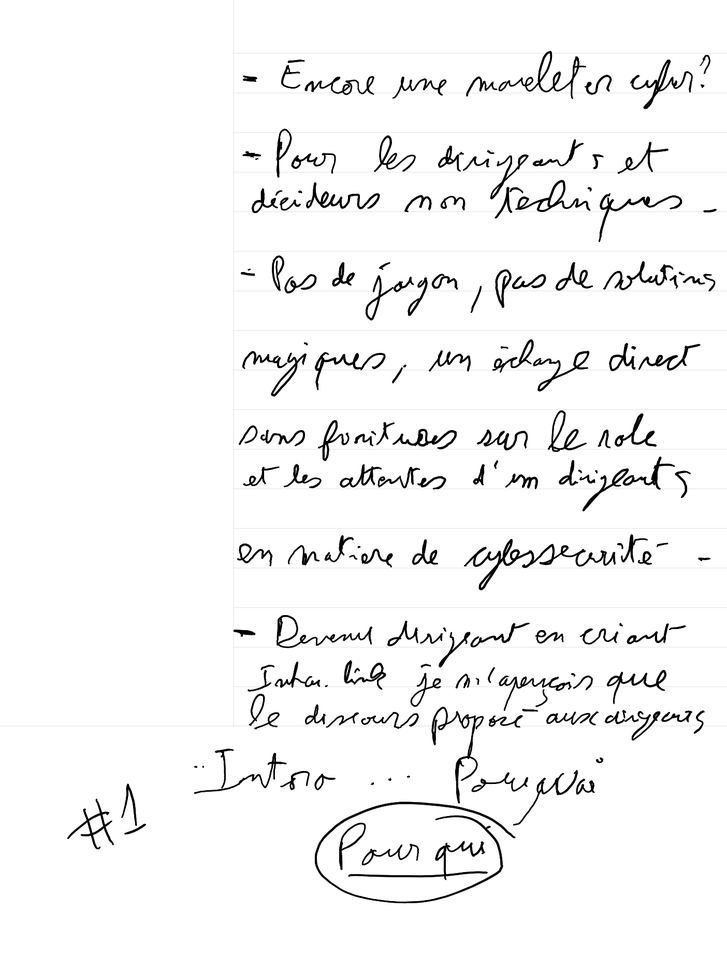
#> input picture exemples/handwritten/Newsletter - page 1.png, 727 x 970 px, shrunk from 1404 x 1872 before the run, found by its file name
$ python handwriting_detector.py
#> lines starting #> are read from the running program, lines starting #| are printed output that depends on the picture; after the words box and inside, x2 and y2 are one past the last pixel; in counts of white or black regions, pixels touching at a corner belong together
"""
Handwriting Detection Module

Detects whether an image/page contains handwritten text to route to appropriate OCR engine.
Uses multiple heuristics and optional confidence scores from DeepSeek OCR.
"""

import logging
from pathlib import Path
from typing import Dict, Optional

import cv2
import numpy as np
from PIL import Image

logger = logging.getLogger(__name__)


class HandwritingDetector:
    """
    Detect handwritten vs printed text using multiple strategies.

    Strategies:
    1. DeepSeek OCR confidence scores (if available)
    2. Edge density analysis (handwriting has irregular edges)
    3. Stroke width variance (handwriting varies more)
    4. Text line straightness (printed text is straighter)
    5. Optional: lightweight CNN classifier
    """

    def __init__(self, confidence_threshold: float = 0.85):
        """
        Initialize detector.

        Args:
            confidence_threshold: If DeepSeek confidence < this, likely handwritten
        """
        self.confidence_threshold = confidence_threshold

    def detect(
        self,
        image_path: Path,
        deepseek_confidence: Optional[float] = None,
        deepseek_text: Optional[str] = None,
    ) -> Dict:
        """
        Detect if image contains handwritten text.

        Args:
            image_path: Path to image file
            deepseek_confidence: Optional confidence score from DeepSeek OCR
            deepseek_text: Optional extracted text from DeepSeek OCR

        Returns:
            Dict with:
            - is_handwritten: bool
            - confidence: float (0-1)
            - reasons: list of detection reasons
            - recommendation: str (local/groq)
        """
        reasons = []
        scores = []

        # Strategy 1: DeepSeek confidence score (HIGHEST WEIGHT)
        # If DeepSeek was run, trust its confidence score heavily
        if deepseek_confidence is not None:
            if deepseek_confidence < self.confidence_threshold:
                reasons.append(f"DeepSeek confidence low ({deepseek_confidence:.2f})")
                # Low confidence = likely handwritten
                deepseek_score = 1.0 - deepseek_confidence
            else:
                reasons.append(f"DeepSeek confidence high ({deepseek_confidence:.2f})")
                # High confidence = likely printed
                deepseek_score = 0.0

            # Give DeepSeek score 3x weight (most reliable indicator)
            scores.extend([deepseek_score] * 3)

        # Strategy 2: Text quality analysis
        if deepseek_text is not None:
            text_score = self._analyze_text_quality(deepseek_text)
            if text_score > 0.5:
                reasons.append(f"Low text quality (score: {text_score:.2f})")
            scores.append(text_score)

        # Strategy 3: Image analysis
        img = Image.open(image_path)
#> img is the input picture: PIL image 727x970 RGB; min 0, max 255, mean 245.2
        img_array = np.array(img.convert("L"))  # Grayscale

        # Edge density
        edge_score = self._calculate_edge_density(img_array)
        if edge_score > 0.6:
            reasons.append(f"High edge irregularity ({edge_score:.2f})")
        scores.append(edge_score)

        # Stroke width variance
        stroke_score = self._calculate_stroke_variance(img_array)
        if stroke_score > 0.6:
            reasons.append(f"High stroke variance ({stroke_score:.2f})")
        scores.append(stroke_score)

        # Line straightness (if text detected)
        if len(img_array) > 0:
            line_score = self._calculate_line_straightness(img_array)
            if line_score > 0.5:
                reasons.append(f"Irregular text lines ({line_score:.2f})")
            scores.append(line_score)

        # Aggregate scores
        final_score = np.mean(scores) if scores else 0.5
        is_handwritten = final_score > 0.5

        result = {
            "is_handwritten": is_handwritten,
            "confidence": final_score,
            "reasons": reasons,
            "recommendation": "groq" if is_handwritten else "local",
            "scores": {
                "deepseek_confidence": deepseek_confidence,
                "text_quality": text_score if deepseek_text else None,
                "edge_density": edge_score,
                "stroke_variance": stroke_score,
                "line_straightness": line_score if len(img_array) > 0 else None,
            },
        }

        logger.info(
            f"Handwriting detection: {is_handwritten} "
            f"(confidence: {final_score:.2f}, reasons: {len(reasons)})"
        )

        return result

    # [56 lines left out: functions _analyze_text_quality, _detect_gibberish, not called in this run]

    def _calculate_edge_density(self, img_array: np.ndarray) -> float:
        """
        Calculate edge density and irregularity.

        Handwriting has more irregular edges than printed text.

        Returns:
            Score 0-1 (higher = more handwritten-like)
        """
        try:
            # Detect edges using Canny
            edges = cv2.Canny(img_array, 50, 150)
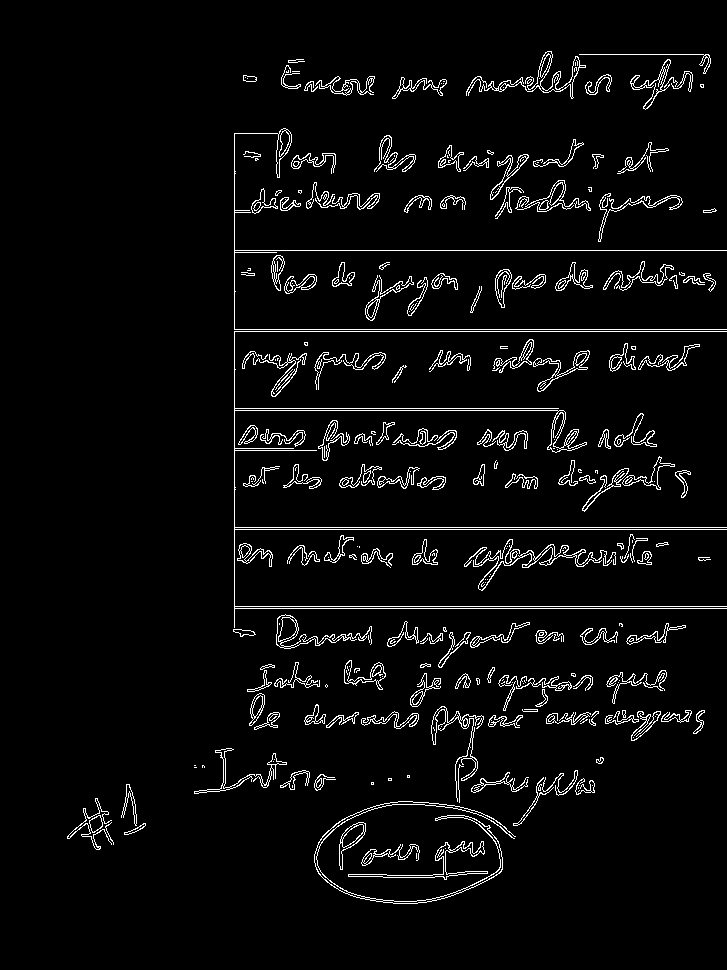
#> edges: shape (970, 727); 4.2% white in thin lines or dots, all inside (x1, y1, x2, y2) = (67, 51, 727, 904)

            # Calculate edge pixel ratio
            edge_ratio = np.sum(edges > 0) / edges.size
#> edge_ratio = 0.0421

            # Calculate edge irregularity (standard deviation of edge runs)
            edge_runs = []
            for row in edges:
                run_length = 0
                for pixel in row:
                    if pixel > 0:
                        run_length += 1
                    elif run_length > 0:
                        edge_runs.append(run_length)
                        run_length = 0
#> after the loop, edge_runs = 15986 values, max 325 at index 6638, min 1 at index 2, mean 1.64

            if edge_runs:
                irregularity = np.std(edge_runs) / (np.mean(edge_runs) + 1e-6)
#> irregularity = 2.49
            else:
                irregularity = 0

            # Combine metrics (normalize to 0-1)
            score = min((edge_ratio * 10 + irregularity) / 2, 1.0)
#> score = 1
            return score

        except Exception as e:
            logger.warning(f"Edge density calculation failed: {e}")
            return 0.5

    def _calculate_stroke_variance(self, img_array: np.ndarray) -> float:
        """
        Calculate stroke width variance.

        Handwriting has more variable stroke widths.

        Returns:
            Score 0-1 (higher = more variance = more handwritten-like)
        """
        try:
            # Simple approach: calculate variance in local pixel intensity
            # Apply Gaussian blur to get stroke regions
            blurred = cv2.GaussianBlur(img_array, (5, 5), 0)
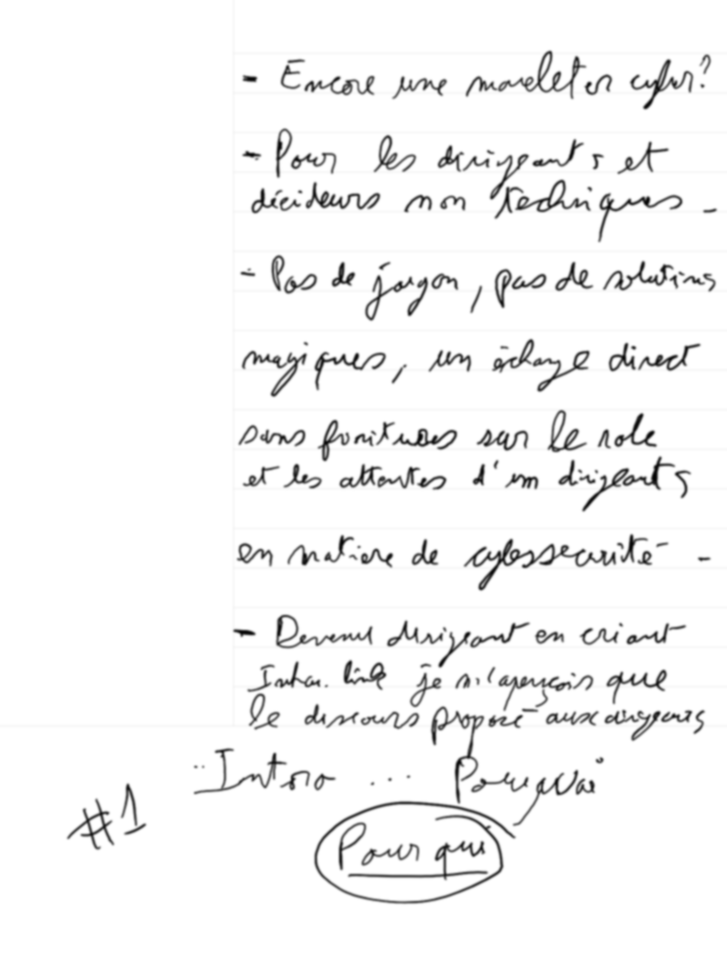
#> blurred: shape (970, 727); min 2, max 255, mean 245.2

            # Calculate local variance using sliding window
            kernel_size = 10
            variances = []

            for i in range(0, img_array.shape[0] - kernel_size, kernel_size):
                for j in range(0, img_array.shape[1] - kernel_size, kernel_size):
                    window = blurred[i : i + kernel_size, j : j + kernel_size]
                    if np.mean(window) < 200:  # Text region (darker)
                        variances.append(np.var(window))
#> after the loop, variances = 545 values, max 9294 at index 326, min 2021.5 at index 4, mean 4470.3

            if variances:
                overall_variance = np.var(variances)
#> overall_variance = 1359773.1
                # Normalize (handwriting typically has variance > 500)
                score = min(overall_variance / 1000, 1.0)
#> score = 1
                return score

            return 0.5

        except Exception as e:
            logger.warning(f"Stroke variance calculation failed: {e}")
            return 0.5

    def _calculate_line_straightness(self, img_array: np.ndarray) -> float:
        """
        Calculate text line straightness.

        Printed text has straighter baselines than handwriting.

        Returns:
            Score 0-1 (higher = more curved/irregular = more handwritten-like)
        """
        try:
            # Find horizontal projection profile
            projection = np.sum(img_array < 128, axis=1)  # Dark pixels per row
#> projection = 970 values, max 150 at index 478, min 0 at index 0, mean 27.08

            # Find peaks (text lines)
            from scipy import signal

            peaks, _ = signal.find_peaks(projection, distance=20, prominence=50)
#> peaks = [85, 161, 201, 281, 360, 442, 478, 558, 638, 684, 720, 782, 875]

            if len(peaks) < 2:
                return 0.5  # Insufficient data

            # Calculate standard deviation of peak positions
            # Handwriting has more variation
            peak_variance = np.std(np.diff(peaks))
#> peak_variance = 19.86

            # Normalize (typical variation: printed ~2-5, handwritten ~10-30)
            score = min(peak_variance / 30, 1.0)
#> score = 0.662
            return score

        except Exception as e:
            logger.warning(f"Line straightness calculation failed: {e}")
            return 0.5


# [26 lines left out: function detect_handwriting_smart, not called in this run]


# Example usage
if __name__ == "__main__":
    logging.basicConfig(level=logging.INFO)

    # Test on handwritten image
    test_image = Path("exemples/handwritten/Newsletter - page 1.png")

    if test_image.exists():
        detector = HandwritingDetector()
        result = detector.detect(test_image)
#> in detect, `final_score = np.mean(scores) if scores else 0.5`: final_score = 0.887
#> in detect, `is_handwritten = final_score > 0.5`: is_handwritten = True
#> result = 5 items

        print("\nHandwriting Detection Result:")
        print(f"Is Handwritten: {result['is_handwritten']}")
#| Is Handwritten: True
        print(f"Confidence: {result['confidence']:.2f}")
#| Confidence: 0.89
        print(f"Recommendation: Use {result['recommendation']} OCR")
#| Recommendation: Use groq OCR
        print("\nReasons:")
        for reason in result["reasons"]:
            print(f"  - {reason}")
#> this loop made 3 passes
#> reason on passes 1 to 3: 'High edge irregularity (1.00)', 'High stroke variance (1.00)', 'Irregular text lines (0.66)'
#|   - High edge irregularity (1.00)
#|   - High stroke variance (1.00)
#|   - Irregular text lines (0.66)
        print("\nDetailed Scores:")
        for key, value in result["scores"].items():
            if value is not None:
                print(f"  {key}: {value:.2f}")
#> this loop made 5 passes
#> (key, value) on passes 1 to 5: ('deepseek_confidence', None), ('text_quality', None), ('edge_density', 1), ('stroke_variance', 1), ('line_straightness', 0.662)
#|   edge_density: 1.00
#|   stroke_variance: 1.00
#|   line_straightness: 0.66

$ run again, with exemples/handwritten/Newsletter - page 2.png copied over exemples/handwritten/Newsletter - page 1.png
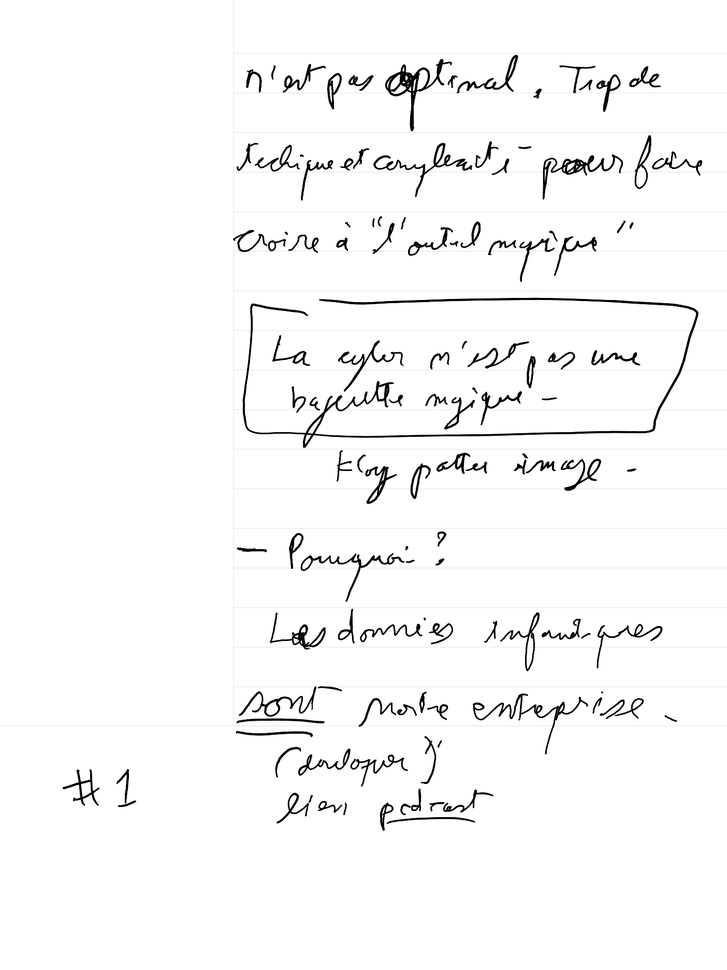
#> input picture exemples/handwritten/Newsletter - page 2.png, 727 x 970 px, shrunk from 1404 x 1872 before the run, found by its file name
#> in detect, img is the input picture: PIL image 727x970 RGB; min 0, max 255, mean 247.8
#> in _calculate_edge_density, `edges = cv2.Canny(img_array, 50, 150)`:
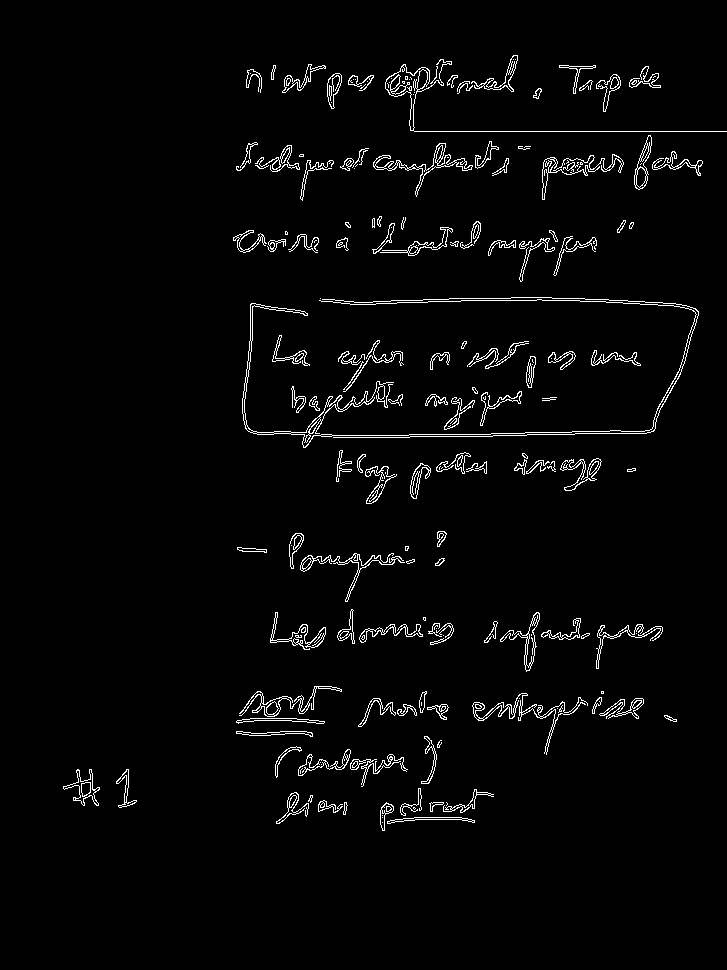
#> edges: shape (970, 727); 2.7% white in thin lines or dots, all inside (x1, y1, x2, y2) = (63, 55, 727, 831)
#> edge_ratio = 0.0265
#> after the loop in _calculate_edge_density, `for row in edges:`: edge_runs = 10989 values, max 83 at index 6026, min 1 at index 2, mean 1.68
#> irregularity = 1.66
#> in _calculate_edge_density, `score = min((edge_ratio * 10 + irregularity) / 2, 1.0)`: score = 0.965
#> after the loop in _calculate_stroke_variance, `for i in range(0, img_array.shape[0] - kernel_size, kernel_size):`: variances = 356 values, max 8512.3 at index 256, min 1937.5 at index 85, mean 4293.9
#> overall_variance = 1283089.6
#> in _calculate_stroke_variance, `score = min(overall_variance / 1000, 1.0)`: score = 1
#> projection = 970 values, max 166 at index 299, min 0 at index 0, mean 19.57
#> peaks = [84, 166, 245, 299, 359, 399, 435, 469, 560, 635, 708, 733, 806]
#> peak_variance = 20.98
#> in _calculate_line_straightness, `score = min(peak_variance / 30, 1.0)`: score = 0.699
#> final_score = 0.888
#> is_handwritten = True
#> result = 5 items
#| Is Handwritten: True
#| Confidence: 0.89
#| Recommendation: Use groq OCR
#> the loop `for reason in result["reasons"]:` made 3 passes
#> reason on passes 1 to 3: 'High edge irregularity (0.96)', 'High stroke variance (1.00)', 'Irregular text lines (0.70)'
#> (printed output is left out)
#> the loop `for key, value in result["scores"].items():` made 5 passes
#> (key, value) on passes 1 to 5: ('deepseek_confidence', None), ('text_quality', None), ('edge_density', 0.965), ('stroke_variance', 1), ('line_straightness', 0.699)
#> (printed output is left out)

$ run again, with exemples/handwritten/Newsletter - page 3.png copied over exemples/handwritten/Newsletter - page 1.png
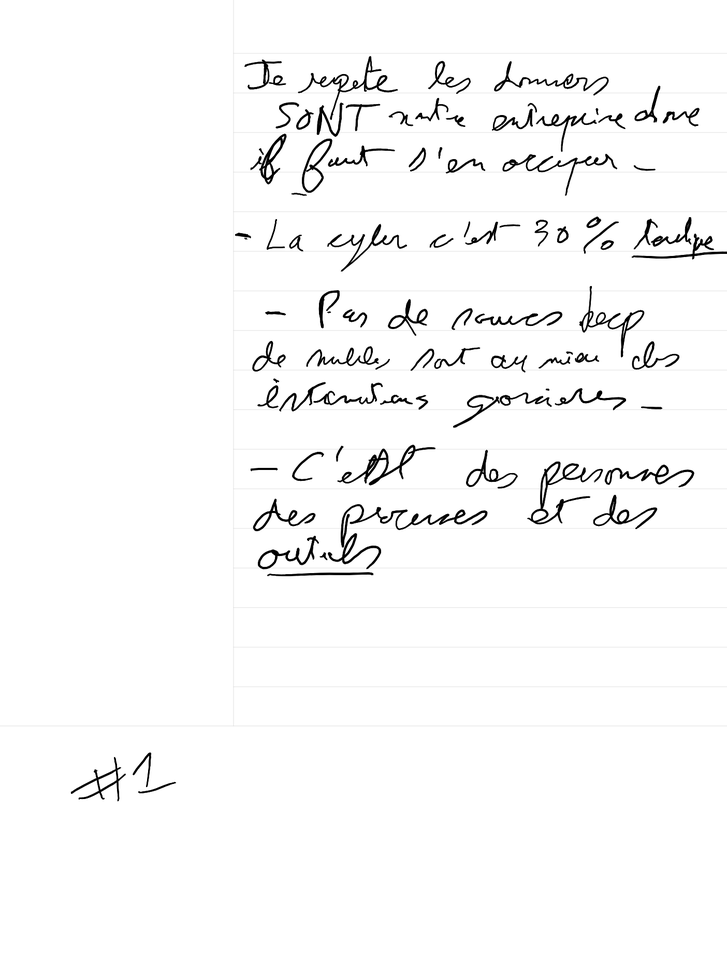
#> input picture exemples/handwritten/Newsletter - page 3.png, 727 x 970 px, shrunk from 1404 x 1872 before the run, found by its file name
#> in detect, img is the input picture: PIL image 727x970 RGB; min 0, max 255, mean 248.5
#> in _calculate_edge_density, `edges = cv2.Canny(img_array, 50, 150)`:
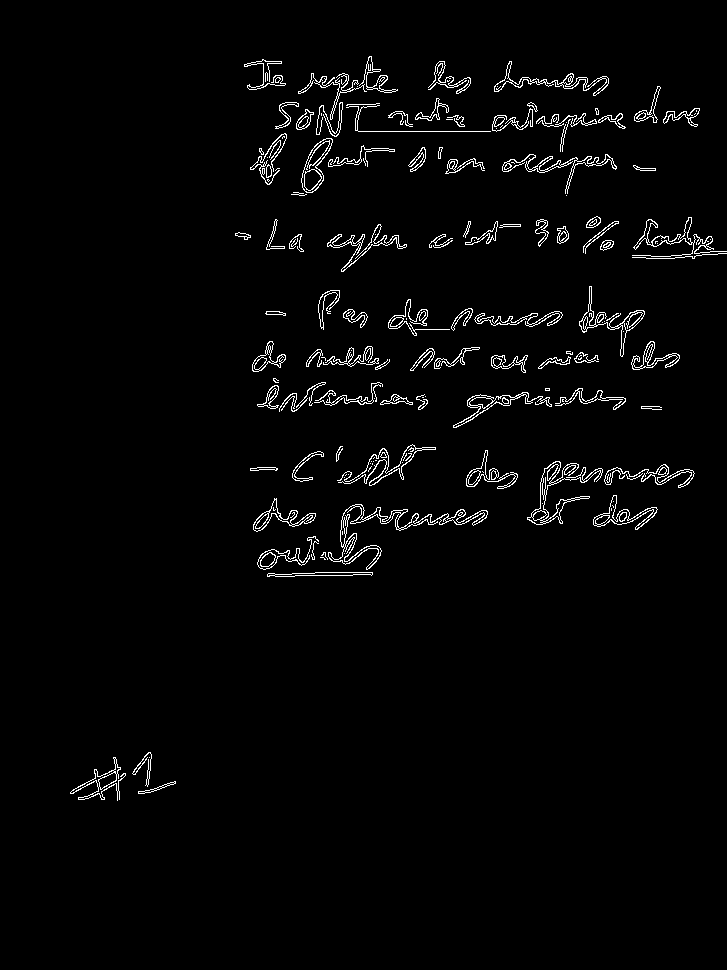
#> edges: shape (970, 727); 2.3% white in thin lines or dots, all inside (x1, y1, x2, y2) = (70, 56, 727, 801)
#> edge_ratio = 0.0233
#> after the loop in _calculate_edge_density, `for row in edges:`: edge_runs = 9492 values, max 133 at index 1925, min 1 at index 2, mean 1.73
#> irregularity = 1.26
#> in _calculate_edge_density, `score = min((edge_ratio * 10 + irregularity) / 2, 1.0)`: score = 0.747
#> after the loop in _calculate_stroke_variance, `for i in range(0, img_array.shape[0] - kernel_size, kernel_size):`: variances = 347 values, max 8963.8 at index 110, min 2234.6 at index 120, mean 4432.9
#> overall_variance = 1242482.3
#> in _calculate_stroke_variance, `score = min(overall_variance / 1000, 1.0)`: score = 1
#> projection = 970 values, max 128 at index 398, min 0 at index 0, mean 17.72
#> peaks = [83, 118, 163, 241, 321, 360, 398, 469, 520, 574]
#> peak_variance = 16.57
#> in _calculate_line_straightness, `score = min(peak_variance / 30, 1.0)`: score = 0.552
#> final_score = 0.766
#> is_handwritten = True
#> result = 5 items
#| Is Handwritten: True
#| Confidence: 0.77
#| Recommendation: Use groq OCR
#> the loop `for reason in result["reasons"]:` made 3 passes
#> reason on passes 1 to 3: 'High edge irregularity (0.75)', 'High stroke variance (1.00)', 'Irregular text lines (0.55)'
#> (printed output is left out)
#> the loop `for key, value in result["scores"].items():` made 5 passes
#> (key, value) on passes 1 to 5: ('deepseek_confidence', None), ('text_quality', None), ('edge_density', 0.747), ('stroke_variance', 1), ('line_straightness', 0.552)
#> (printed output is left out)
